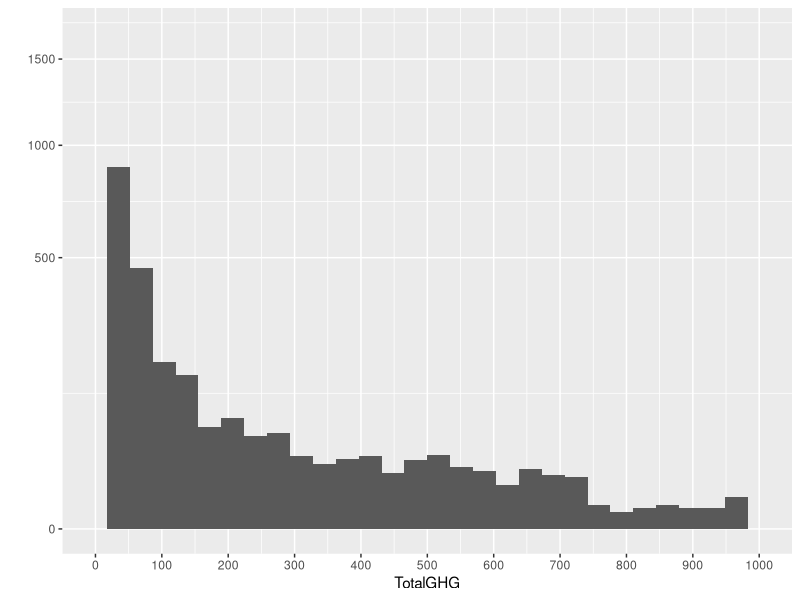
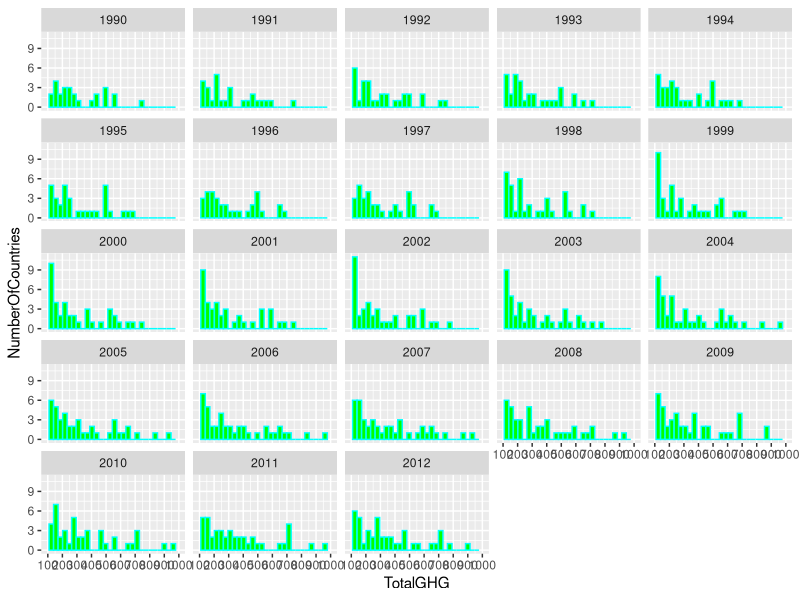
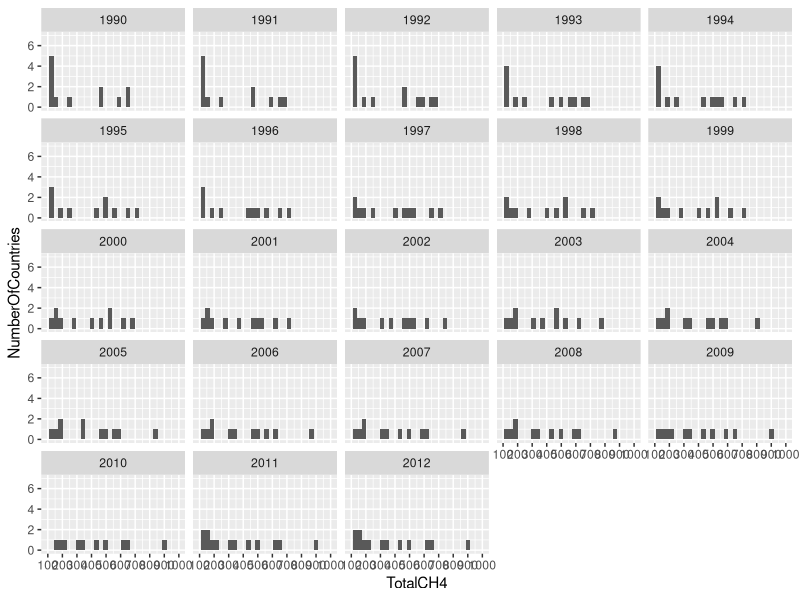
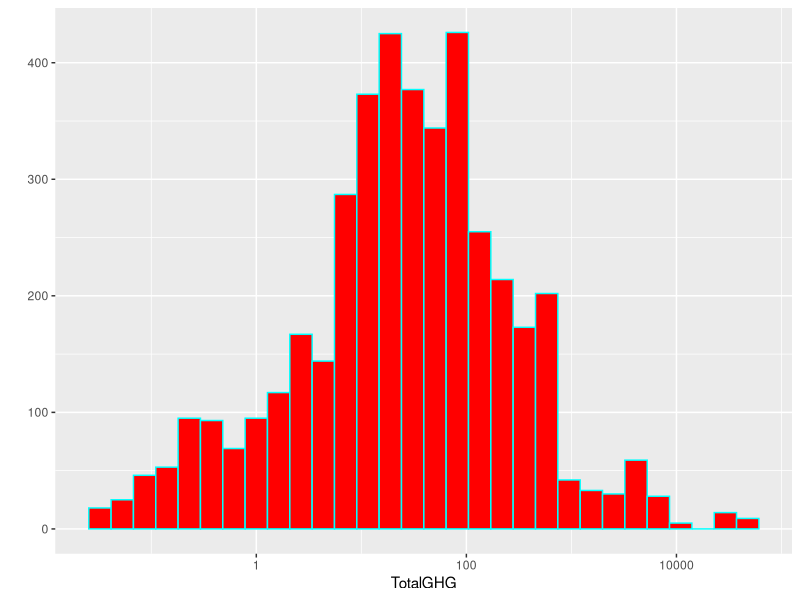
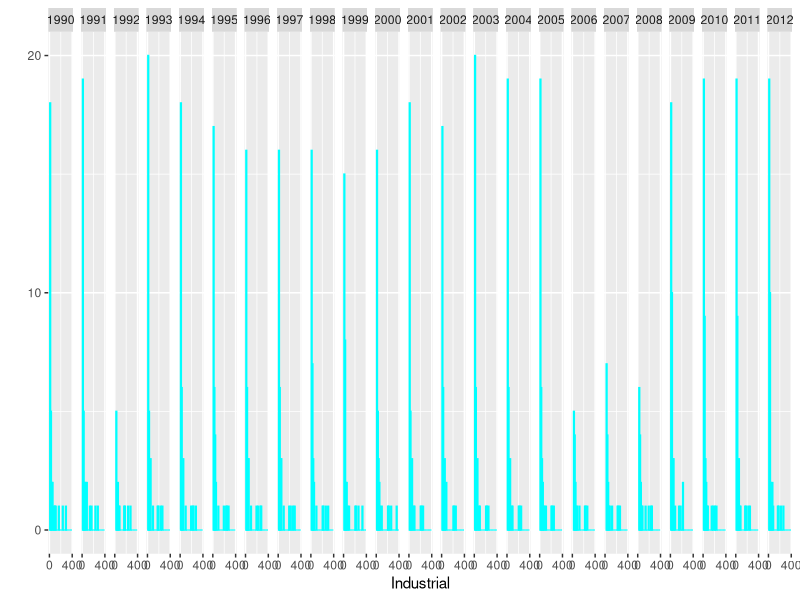
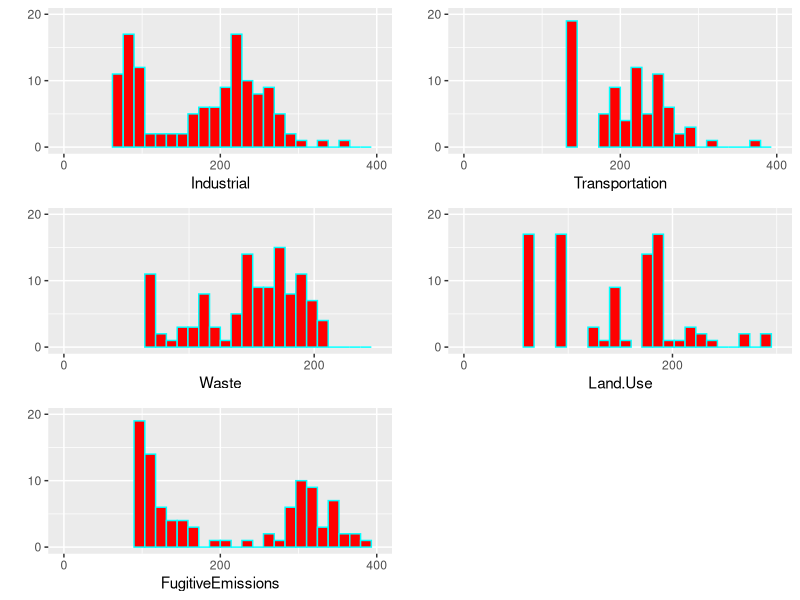
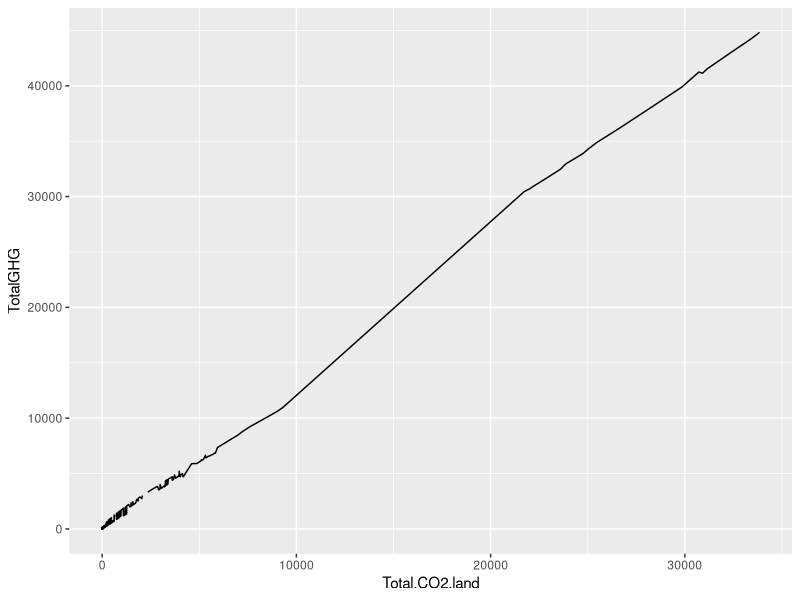
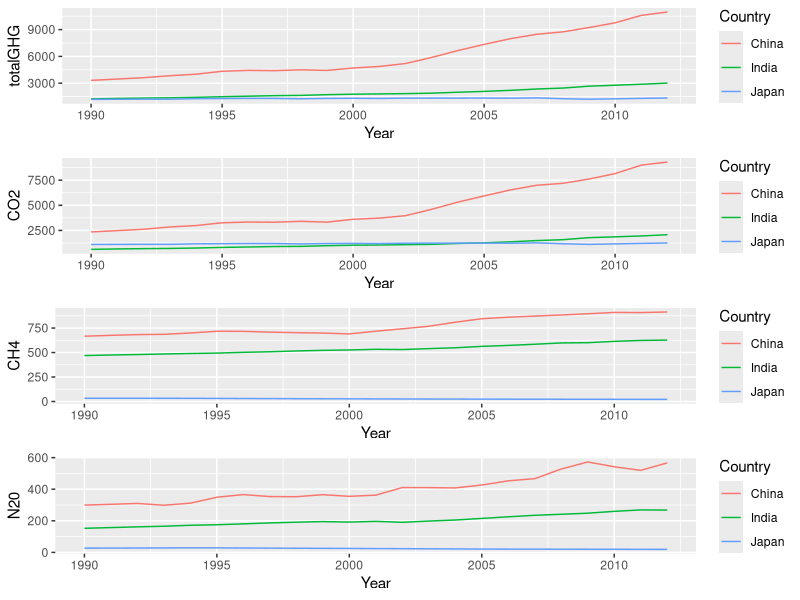

Write the R code that produced these figures, in order. (Note: this script raises an error after producing the figures.)
## ---- chunk 1
# Load all of the packages that you end up using in your analysis in this code
# chunk.

# install these if necessary
#install.packages('GGally')
#install.packages('scales')
#install.packages('memisc')
#install.packages('lattice')
#install.packages('MASS')
#install.packages('car')
#install.packages('reshape')
#install.packages('plyr')
#install.packages('RColorBrewer', dependencies = TRUE)


# load the ggplot graphics package and the others
library(RColorBrewer)
library(ggplot2)
library(GGally)
library(scales)
library(memisc)
library(gridExtra)
library(tseries)
library(forecast)


# Notice that the parameter "echo" was set to FALSE for this code chunk. This
# prevents the code from displaying in the knitted HTML output. You should set
# echo=FALSE for all code chunks in your file, unless it makes sense for your
# report to show the code that generated a particular plot.

# The other parameters for "message" and "warning" should also be set to FALSE
# for other code chunks once you have verified that each plot comes out as you
# want it to. This will clean up the flow of your report.


## ---- chunk 2
# Load the Data

getwd()

ghg <- read.csv("GHG.csv" , sep = ",")

summary(ghg)

## ---- chunk 3
names(ghg)
# A simple histogram dipicting TotalGHG distribution (it shows that most of the countries over the year has very less emmision also that there are more emission by certain coutries over the year other than this not much can be drawn out) 
qplot(x=TotalGHG ,data = ghg ) +
  scale_x_continuous(limits = c(0,1000) , breaks = seq(0,1000,100)) +
  scale_y_sqrt()


#produces histograms of count(here no. countries with GHG Emmision for each year seperatly)
qplot(x=TotalGHG,data = ghg ,ylab = 'NumberOfCountries', color = I('cyan') , fill= I('green')  )+
  scale_x_continuous(limits = c(100,1000) , breaks = seq(100,1000,100))+
  facet_wrap(~Year)

qplot(x=TotalCH4 , data = ghg ,ylab = 'NumberOfCountries'  )+
  scale_x_continuous(limits = c(100,1000) , breaks = seq(100,1000,100))+
  facet_wrap(~Year)
#log trans for normal distribution
qplot(x=TotalGHG ,data = ghg , color = I('cyan') , fill= I('red') ) +
  scale_x_continuous(limits = c(0,1000) , breaks = seq(0,1000,100))+
  scale_x_log10()
  

#summary(ghg$Industrial.Processes..MtCO2e.)
qplot(x= Industrial ,data = ghg , color = I('cyan') , fill= I('red') ) +
  scale_x_continuous(limits = c(0,400) , breaks = seq(0,400,400))+
  scale_y_continuous(limits = c(0,20) , breaks = seq(0,50,10)) +
  facet_grid(~Year , space ='free_x' , scales = 'free_x')


# GHG PRODUCTION FROM DIFFRENT SOURCES and plotting side by side using grid arrange

p1 <-qplot(x= Industrial ,data = ghg 
           , color = I('cyan') , fill= I('red') ) +
  scale_x_continuous(limits = c(0,400) , breaks = seq(0,500,200))+
  scale_y_continuous(limits = c(0,20) , breaks = seq(0,50,10)) 

p2 <-qplot(x= Transportation ,data = ghg , 
           color = I('cyan') , fill= I('red') ) +
  scale_x_continuous(limits = c(0,400) , breaks = seq(0,500,200))+
  scale_y_continuous(limits = c(0,20) , breaks = seq(0,50,10)) 

p3<- qplot(x= Waste ,data = ghg , 
           color = I('cyan') , fill= I('red') ) +
  scale_x_continuous(limits = c(0,250) , breaks = seq(0,500,200))+
  scale_y_continuous(limits = c(0,20) , breaks = seq(0,50,10)) 

p4<- qplot(x= Land.Use ,data = ghg , 
           color = I('cyan') , fill= I('red') ) +
  scale_x_continuous(limits = c(0,300) , breaks = seq(0,500,200))+
  scale_y_continuous(limits = c(0,20) , breaks = seq(0,50,10)) 

p5<- qplot(x= FugitiveEmissions ,data = ghg , 
           color = I('cyan') , fill= I('red') ) +
  scale_x_continuous(limits = c(0,400) , breaks = seq(0,500,200))+
  scale_y_continuous(limits = c(0,20) , breaks = seq(0,50,10)) 

grid.arrange(p1,p2,p3,p4,p5 , ncol=2)
names(ghg)






## ---- chunk 4
names(ghg)
color.sub<- c( 'China' , 'Japan' , 'Bangladesh' , 'Pakistan' , 'India' , 'Afghanistan')
color.sub2<- c( 'China' , 'India' )
ghg1 <- subset (ghg, (ghg$Country == 'India' | ghg$Country == 'China' | ghg$Country == 'Japan'))


ggplot(aes(x=Total.CO2.land , y=TotalGHG ), data = ghg) +
  geom_line()

#PLOTTING ALL THE GASSES COUNTRY WISE USING GRIDEXTRA.gridarrange

px <- ggplot(aes(x=Year , y= TotalGHG ,color = Country ),
             data = ghg1) +
  geom_line()+ ylab('totalGHG')



py <- ggplot(aes(x=Year , y= Total.CO2.land ,
                 color = Country ), data = ghg1) +
  geom_line()+
  ylab('CO2')

pz <- ggplot(aes(x=Year , y= TotalCH4 ,color = Country ),
             data = ghg1) +geom_line()+ ylab('CH4')

pa <- ggplot(aes(x=Year , y= TotalN2O ,color = Country ), 
             data = ghg1) +geom_line()+ ylab('N20')

grid.arrange(px,py,pz,pa ,ncol=1)

# ggpairs of selected country data only to display scatterplot matrix
suppressWarnings(ggpairs(ghg1 , cardinality_threshold = 188))








## ---- chunk 5




## ---- chunk 6

## ---- chunk 7

## ---- chunk 8

## ---- chunk 9

## ---- chunk 10
#Arima time series
sub1 <-subset(ghg,ghg$Country == 'India' )
subt <- subset(sub1,select = c( 'Year' ) )
sub <- ts(subset(sub1,select = c('TotalGHG'  ) ))


subt$cleanTghg <- tsclean(sub)

ggplot() +
  geom_line(data = subt, aes(x = Year, y = cleanTghg)) + ylab('Cleaned TOTAL GHG')







## ---- chunk 11


subt$ghg_ma5 <- ma(subt$cleanTghg, order=5) #ma= moving average   5 years
subt$ghg_ma10 <- ma(subt$cleanTghg, order=10)# ma  decade
summary(subt$ghg_ma5)
summary(subt$ghg_ma10)
ggplot() +
  geom_line(data = subt, aes(x = Year, y =cleanTghg , colour = "Totalghg")) +
  geom_line(data = subt, aes(x = Year, y = subt$ghg_ma5,   colour = "Moving Average for 5 years"))  +
  geom_line(data = subt, aes(x = Year, y = subt$ghg_ma5, colour = " Moving Average for 10 years"))  +
  ylab('GHG ')  #not much variation is seen here
#DECOMPOSITION
#TREND THE GHG emmision follows a increasing pattern overtime
#Seasonality yearly data no seasonality here  
#finding residua/error

## ---- chunk 12
tghg_ma <- ts(na.omit(subt$ghg_ma5), frequency=5) 
#taking 5 years as a frequeny and will build model around it

decomp = stl(tghg_ma, s.window="periodic" ,)
deseasonal_ghg <- seasadj(decomp)
plot(decomp)

#trend could easily be seen almost not too much noise 


#Arima model requires a stationary series

adf.test(tghg_ma, alternative = "stationary")

#Autocorrelation plots for chosing Arima parametres

Acf(tghg_ma, main='')

Pacf(tghg_ma, main='')

 


## ---- chunk 13
m1 <- auto.arima(deseasonal_ghg, seasonal=FALSE)
m1
#model is ok because no major corelation can be seen from ACF andPACF checking for '6'
tsdisplay(residuals(m1), lag.max=10, main='(0,2,0) Model Residuals') 


m2 <- arima(deseasonal_ghg, order=c(1,1,6))

m2

tsdisplay(residuals(m2), lag.max=10, main='Seasonal Model Residuals')
#m2 model with  6 is better and shows no correlation

fcast <- forecast(m2, h=15)
plot(fcast)
## ---- chunk 14

hold <- window(ts(deseasonal_ghg), start=1990)
deseasonal_ghg
hold
fit_holdout <- arima(ts(deseasonal_ghg[-c(700:725)]), order=c(1,1,7))

fcast_holdout <- forecast(fit_holdout,h=15)

fcast_holdout
plot(x=fcast_holdout, main=" ")


fit_seasonality = auto.arima(deseasonal_ghg, seasonal=TRUE)
fit_seasonality
fcast_s <- forecast(fit_seasonality, h=20)
plot(fcast_s)
